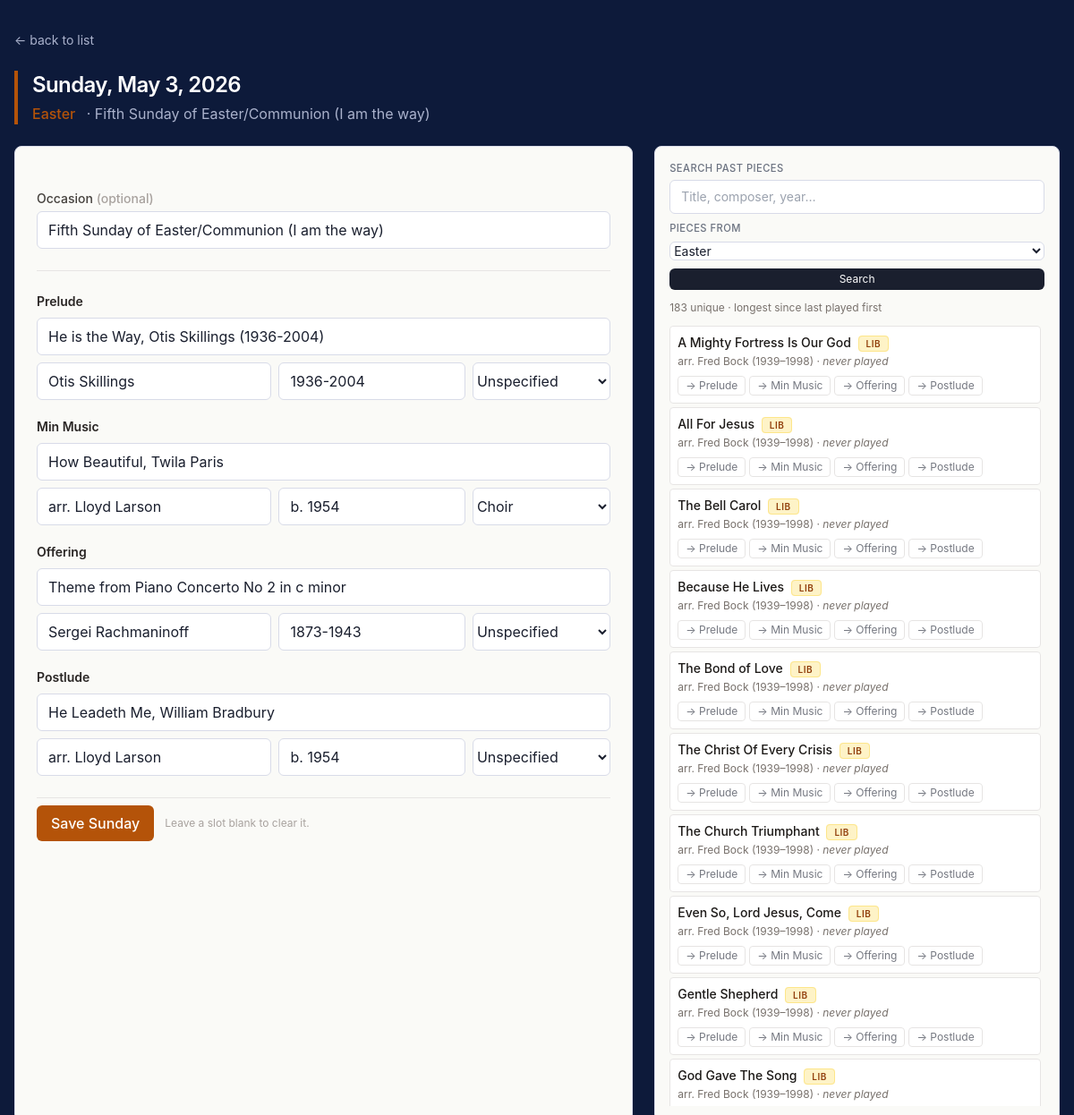
Page /plan/2026-05-03 on the committed database.
### tables this page shows
CREATE TABLE pieces (
            id INTEGER PRIMARY KEY AUTOINCREMENT,
            season TEXT, lectionary_year TEXT, calendar_year INTEGER,
            date TEXT, occasion TEXT, slot TEXT, performer TEXT,
            chosen_by TEXT, title TEXT, composer TEXT, composer_dates TEXT,
            hymn_no TEXT, flag TEXT, source_file TEXT,
            status TEXT DEFAULT 'played'
        , library_only INTEGER DEFAULT 0);

### music_picker/routes.py (the view, shortened to what this page needs)
@bp.route('/plan/<iso>', methods=['GET', 'POST'])
def plan(iso):
    try:
        y, m, d = [int(x) for x in iso.split('-')]
        the_date = date_class(y, m, d)
    except (ValueError, TypeError):
        abort(404)
    date_str, year = iso_to_db_parts(iso)
    form_season = season_for_date(the_date)
    rows = get_db().execute("SELECT * FROM pieces WHERE calendar_year=? AND date=?", (year, date_str)).fetchall()
    slot_data = {s: {'title': '', 'composer': '', 'composer_dates': '', 'performer': 'Unspecified'} for s in SLOTS}
    hymns = []
    occasion = ''
    for r in rows:
        if is_library(r):
            continue
        if r['slot'] == 'Hymn':
            hymns.append({'title': r['title'], 'hymn_no': r['hymn_no']})
        elif r['slot'] in SLOTS and r['chosen_by'] == 'Michael':
            slot_data[r['slot']] = {'title': r['title'], 'composer': r['composer'],
                                    'composer_dates': r['composer_dates'], 'performer': r['performer'] or 'Unspecified'}
        if r['occasion'] and not occasion:
            occasion = r['occasion']
    filter_season_raw = request.args.get('filter_season')
    if filter_season_raw is None:
        filter_season = form_season
    elif filter_season_raw == '__all__':
        filter_season = ''
    else:
        filter_season = filter_season_raw
    search_q = request.args.get('q', '').strip()
    show_all = request.args.get('all_past') == '1'
    limit = None if show_all else 25
    past_pieces, past_total = get_past_pieces_for_season(filter_season if filter_season else None, search_q=search_q, limit=limit)
    past_truncated = (not show_all) and past_total > 25
    return render_template('plan.html', iso=iso, display_date=the_date.strftime('%A, %B %-d, %Y'),
        slot_data=slot_data, slot_names=SLOTS, hymns=hymns, occasion=occasion, form_season=form_season,
        seasons=SEASONS, performers=PERFORMERS, filter_season=filter_season, search_q=search_q,
        past_pieces=past_pieces, past_total=past_total, past_truncated=past_truncated,
        season_palette=season_palette)

### music_picker/calendar_utils.py (called while the page is built)
def to_sortable_date(r):
    year = r['calendar_year'] or 0
    mon_str, _, day_str = (r['date'] or '').partition(' ')
    return (year, MONTHS.get(mon_str, 0), int(day_str) if day_str.isdigit() else 0)

def format_last_played(t):
    year, month, _ = t
    if not year:
        return ''
    return f"{['','Jan','Feb','Mar','Apr','May','Jun','Jul','Aug','Sep','Oct','Nov','Dec'][month]} {year}"

def iso_to_db_parts(iso):
    y, m, d = iso.split('-')
    return f'{MONTHS_REV[int(m)]} {int(d):02d}', int(y)

### music_picker/constants.py (called while the page is built)
def season_palette(season):
    return SEASON_COLORS.get(season, SEASON_COLORS['Pentecost'])

### music_picker/db.py (called while the page is built)
def get_db():
    if 'db' not in g:
        g.db = sqlite3.connect(current_app.config['DB_PATH'])
        g.db.row_factory = sqlite3.Row
    return g.db

### music_picker/services.py (called while the page is built)
def is_library(r):
    try:
        return bool(r['library_only'])
    except (KeyError, IndexError):
        return False

### music_picker/templates/plan.html (shortened to what this page needs)
<!doctype html>
<html lang="en">
<head>
  <script src="https://cdn.tailwindcss.com"></script>
</head>
<body>
<div class="max-w-7xl mx-auto px-4 py-8">
  <a href="/" class="text-on-dark-muted hover:text-on-dark text-sm mb-6 inline-block">← back to list</a>
  {% set p = season_palette(form_season) %}
  <header class="mb-6 pl-4" style="border-left: 4px solid {{ p.accent }};">
    <h1 class="text-2xl font-semibold tracking-tight text-on-dark">{{ display_date }}</h1>
    <p class="mt-1">
      <span class="font-medium" style="color: {{ p.accent }};">{{ p.label }}</span>
      {% if occasion %}<span class="ml-2 text-on-dark-muted">· {{ occasion }}</span>{% endif %}
    </p>
  </header>
  <div class="grid grid-cols-1 lg:grid-cols-5 gap-6">
    <form method="post" class="card lg:col-span-3 space-y-6 p-6">
      <div>
        <label class="block text-sm font-medium text-stone-700 mb-1">Occasion <span class="text-stone-400">(optional)</span></label>
        <input type="text" name="occasion" value="{{ occasion or '' }}" class="w-full">
      </div>
      <div class="border-t border-stone-200 pt-6 space-y-5">
        {% for slot in slot_names %}
        <div>
          <label class="block text-sm font-semibold text-stone-800 mb-2">{{ slot }}</label>
          <div class="space-y-2">
            <input type="text" id="title_{{ slot }}" name="title_{{ slot }}" value="{{ slot_data[slot].title or '' }}" placeholder="Title" class="w-full">
            <div class="grid grid-cols-12 gap-2">
              <input type="text" id="composer_{{ slot }}" name="composer_{{ slot }}" value="{{ slot_data[slot].composer or '' }}" placeholder="Composer" class="col-span-5">
              <input type="text" id="composer_dates_{{ slot }}" name="composer_dates_{{ slot }}" value="{{ slot_data[slot].composer_dates or '' }}" placeholder="Dates, e.g. 1685-1750" class="col-span-4">
              <select name="performer_{{ slot }}" class="col-span-3">
                {% for pf in performers %}<option value="{{ pf }}" {% if pf == slot_data[slot].performer %}selected{% endif %}>{{ pf }}</option>{% endfor %}
              </select>
            </div>
          </div>
        </div>
        {% endfor %}
      </div>
      <div class="pt-2 border-t border-stone-200 flex items-center gap-3">
        <button type="submit" class="btn-primary">Save Sunday</button>
        <p class="text-xs text-stone-400">Leave a slot blank to clear it.</p>
      </div>
    </form>
    <aside class="lg:col-span-2">
      <div class="lg:sticky lg:top-4 card p-4">
        <form id="sidebar-form" method="get" class="mb-3 space-y-2">
          <div>
            <label class="label-tiny block mb-1">Search past pieces</label>
            <input type="text" name="q" value="{{ search_q or '' }}" placeholder="Title, composer, year…" class="text-sm w-full">
          </div>
          <div>
            <label class="label-tiny block mb-1">Pieces from</label>
            <select name="filter_season" class="text-sm w-full">
              {% for s in seasons %}<option value="{{ s }}" {% if s == filter_season %}selected{% endif %}>{{ s }}</option>{% endfor %}
            </select>
          </div>
          <div class="flex gap-2">
            <button type="submit" class="btn-dark flex-1 text-xs py-1">Search</button>
          </div>
        </form>
        <p class="text-xs text-stone-500 mb-3">{{ past_total }} unique{% if search_q %} matching "{{ search_q }}"{% endif %} · longest since last played first</p>
        <div id="past-list" class="space-y-1 max-h-[70vh] overflow-y-auto pr-1">
          {% for p in past_pieces %}
          <div class="text-sm border border-stone-200 rounded p-2 group" style="background: #fff;" data-title="{{ p.title }}" data-composer="{{ p.composer }}" data-dates="{{ p.composer_dates }}">
            <div class="font-medium text-stone-900">
              {{ p.title }}
              {% if p.library %}<span class="ml-1 badge-library">lib</span>{% endif %}
            </div>
            <div class="text-xs text-stone-500 mt-0.5">
              {{ p.composer or '—' }}{% if p.composer_dates %} ({{ p.composer_dates }}){% endif %}
              · {% if p.library %}<span class="italic">never played</span>{% else %}last {{ p.last_played_str or 'unknown' }} · {{ p.times }}×{% endif %}
            </div>
            <div class="flex flex-wrap gap-1 mt-2 opacity-60 group-hover:opacity-100 transition">
              {% for slot in slot_names %}
                <button type="button" class="fill-btn text-xs px-2 py-0.5 rounded border border-stone-300 hover:border-amber-400 hover:text-amber-800" data-target="{{ slot }}">→ {{ slot }}</button>
              {% endfor %}
            </div>
          </div>
          {% endfor %}
        </div>
      </div>
    </aside>
  </div>
</div>
</body>
</html>

### music_picker/templates/plan.html (style rules this page uses)
:root { --bg-page: #0d1a3a; --bg-page-edge: #081f62; --bg-card: #fafaf7; --bg-card-hover: #f3f4ed; --bg-card-subtle: #ebede2; --border-card: #d8dbe8; --text-on-dark: #fefefe; --text-on-dark-muted: #aab2cc; --text-primary: #1a1f2e; --text-secondary: #4b5563; --text-muted: #6b7280; --text-faint: #9ca3af; --accent-action: #b45309; --accent-action-hover: #92400e; --accent-action-soft-bg: #fef3c7; --season-advent: #7c3aed; --season-advent-bg: #f5f3ff; --season-epiphany: #0891b2; --season-epiphany-bg: #ecfeff; --season-lent: #6b21a8; --season-lent-bg: #faf5ff; --season-easter: #b45309; --season-easter-bg: #fef3c7; --season-pentecost:#15803d; --season-pentecost-bg:#f0fdf4; --library-fg: #92400e; --library-bg: #fef3c7; --library-border: #fde68a; --notice-success-bg: #d1fae5; --notice-success-fg: #065f46; --notice-success-border: #6ee7b7; --notice-warn-bg: #fef3c7; --notice-warn-fg: #78350f; --notice-warn-border: #fcd34d; --danger-fg: #b91c1c; --danger-bg: #fee2e2; --danger-border: #fca5a5; }
body { font-family: -apple-system, BlinkMacSystemFont, 'Segoe UI', sans-serif; background: var(--bg-page); color: var(--text-primary); min-height: 100vh; }
.card { background: var(--bg-card); border: 1px solid var(--border-card); border-radius: 0.5rem; }
.text-on-dark { color: var(--text-on-dark); }
.text-on-dark-muted { color: var(--text-on-dark-muted); }
.btn-primary { background: var(--accent-action); color: var(--text-on-dark); padding: 0.5rem 1rem; border-radius: 0.375rem; font-weight: 500; display: inline-block; transition: background 0.15s; }
.btn-dark { background: var(--text-primary); color: var(--text-on-dark); padding: 0.5rem 1rem; border-radius: 0.375rem; display: inline-block; }
.badge-library { background: var(--library-bg); color: var(--library-fg); border: 1px solid var(--library-border); font-size: 0.625rem; font-weight: 600; text-transform: uppercase; letter-spacing: 0.05em; padding: 0.125rem 0.5rem; border-radius: 0.25rem; white-space: nowrap; }
input[type="text"], input[type="number"], select, textarea { background: #fff; border: 1px solid var(--border-card); color: var(--text-primary); border-radius: 0.375rem; padding: 0.5rem 0.75rem; }
.label-tiny { font-size: 0.7rem; font-weight: 500; color: var(--text-muted); text-transform: uppercase; letter-spacing: 0.04em; }

### rows in the picture
pieces: occasion "Fifth Sunday of Easter/Communion (I am the way)", title "He is the Way, Otis Skillings (1936-2004)", composer "Otis Skillings", composer_dates "1936-2004", performer "Unspecified"
pieces: title "How Beautiful, Twila Paris", composer "arr. Lloyd Larson", composer_dates "b. 1954", performer "Choir"
pieces: title "Theme from Piano Concerto No 2 in c minor", composer "Sergei Rachmaninoff", composer_dates "1873-1943", performer "Unspecified"
pieces: title "He Leadeth Me, William Bradbury", composer "arr. Lloyd Larson", composer_dates "b. 1954", performer "Unspecified"
pieces: title "A Mighty Fortress Is Our God", composer "arr. Fred Bock", composer_dates "1939–1998", slot_names "Prelude" "Min Music" "Offering" "Postlude"
pieces: title "All For Jesus", composer "arr. Fred Bock", composer_dates "1939–1998", slot_names "Prelude" "Min Music" "Offering" "Postlude"
pieces: title "The Bell Carol", composer "arr. Fred Bock", composer_dates "1939–1998", slot_names "Prelude" "Min Music" "Offering" "Postlude"
pieces: title "Because He Lives", composer "arr. Fred Bock", composer_dates "1939–1998", slot_names "Prelude" "Min Music" "Offering" "Postlude"
pieces: title "The Bond of Love", composer "arr. Fred Bock", composer_dates "1939–1998", slot_names "Prelude" "Min Music" "Offering" "Postlude"
pieces: title "The Christ Of Every Crisis", composer "arr. Fred Bock", composer_dates "1939–1998", slot_names "Prelude" "Min Music" "Offering" "Postlude"
pieces: title "The Church Triumphant", composer "arr. Fred Bock", composer_dates "1939–1998", slot_names "Prelude" "Min Music" "Offering" "Postlude"
pieces: title "Even So, Lord Jesus, Come", composer "arr. Fred Bock", composer_dates "1939–1998", slot_names "Prelude" "Min Music" "Offering" "Postlude"
pieces: title "Gentle Shepherd", composer "arr. Fred Bock", composer_dates "1939–1998", slot_names "Prelude" "Min Music" "Offering" "Postlude"
pieces: title "God Gave The Song", composer "arr. Fred Bock", composer_dates "1939–1998"

### other values in the picture
{{ display_date }} "Sunday, May 3, 2026"
{{ p.label }} "Easter"
{{ slot }} "Prelude" "Min Music" "Offering" "Postlude"
{{ past_total }} "183"
form field filter_season "Easter"
